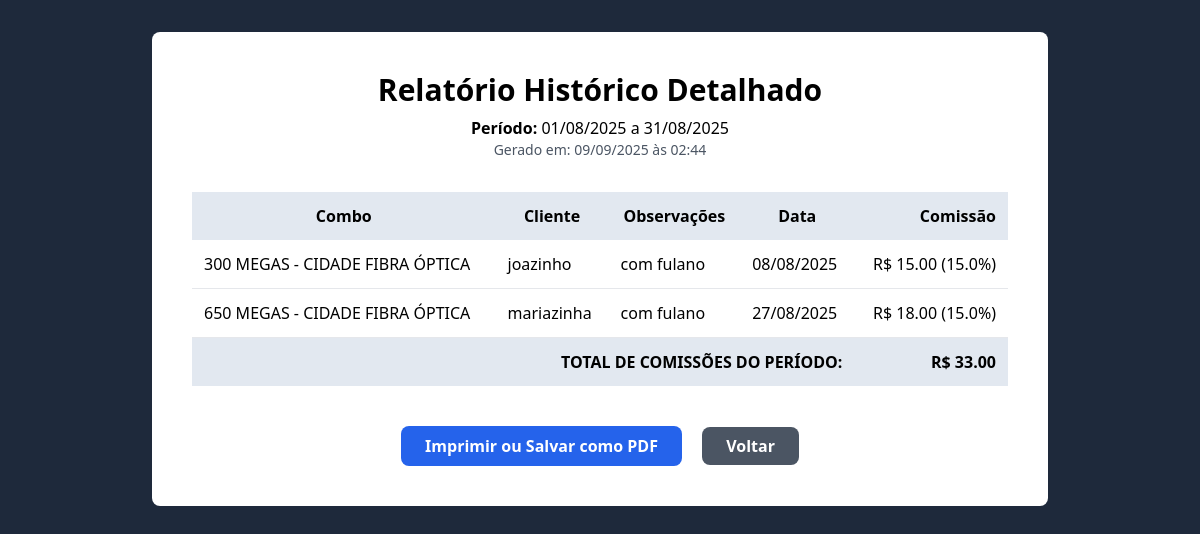
/relatorio-historico/1/imprimir (signed in), run on the app's committed database.
### app.py (models this page shows)
class RelatorioHistorico(db.Model):
    id = db.Column(db.Integer, primary_key=True)
    data_inicio = db.Column(db.String(20), nullable=False)
    data_fim = db.Column(db.String(20), nullable=False)
    total_comissoes = db.Column(db.Float, nullable=False)
    num_instalacoes = db.Column(db.Integer, nullable=False)
    data_salva = db.Column(db.DateTime, default=datetime.datetime.now)
    instalacoes_json = db.Column(db.String, nullable=False)
    user_id = db.Column(db.Integer, db.ForeignKey('user.id'), nullable=False)

### app.py (the view)
@app.route('/relatorio-historico/<int:relatorio_id>/imprimir')
@login_required
def relatorio_historico_imprimir(relatorio_id):
    relatorio = RelatorioHistorico.query.get_or_404(relatorio_id)
    if relatorio.author != current_user:
        flash("Você não tem permissão para ver este relatório.", "danger")
        return redirect(url_for('index'))
    instalacoes_lista = json.loads(relatorio.instalacoes_json)
    return render_template('relatorio_historico_imprimir.html', relatorio=relatorio, instalacoes=instalacoes_lista, data_hoje=datetime.datetime.now())

### app.py (called while the page is built)
@login_manager.user_loader
def load_user(user_id):
    return User.query.get(int(user_id))

@app.template_filter('strftime')
def _jinja2_filter_datetime(date, fmt=None):
    if isinstance(date, str):
        try: date = datetime.datetime.strptime(date, '%Y-%m-%d').date()
        except (ValueError, TypeError): return date
    return date.strftime(fmt or '%d/%m/%Y')

### templates/relatorio_historico_imprimir.html (shortened to what this page needs)
<!DOCTYPE html>
<html lang="pt-br">
<head>
    <script src="https://cdn.tailwindcss.com"></script>
</head>
<body class="bg-slate-800 text-white font-sans p-8">
    <div class="max-w-4xl mx-auto bg-white text-black p-10 rounded-lg">
        <div class="text-center mb-8">
            <h1 class="text-3xl font-bold">Relatório Histórico Detalhado</h1>
            <p class="text-md mt-2"><strong>Período:</strong> {{ relatorio.data_inicio | strftime }} a {{ relatorio.data_fim | strftime }}</p>
            <p class="text-sm text-gray-600">Gerado em: {{ data_hoje.strftime('%d/%m/%Y às %H:%M') }}</p>
        </div>
        <div class="overflow-x-auto">
            <table class="min-w-full table-print">
                <thead class="bg-slate-200">
                    <tr>
                        <th class="p-3">Combo</th>
                        <th class="p-3">Cliente</th>
                        <th class="p-3">Observações</th>
                        <th class="p-3">Data</th>
                        <th class="p-3 text-right">Comissão</th>
                    </tr>
                </thead>
                <tbody>
                    {% for instalacao in instalacoes %}
                    <tr class="border-b">
                        <td class="p-3">{{ instalacao.descricao_combo }}</td>
                        <td class="p-3">{{ instalacao.login_cliente }}</td>
                        <td class="p-3">{{ instalacao.get('observacoes', '') }}</td>
                        <td class="p-3">{{ instalacao.data_instalacao | strftime }}</td>
                        <td class="p-3 text-right">R$ {{ "%.2f"|format(instalacao.comissao) }} ({{ instalacao.get('porcentagem_comissao', 'N/A') }}%)</td>
                    </tr>
                    {% endfor %}
                </tbody>
                <tfoot class="font-bold bg-slate-200">
                    <tr>
                        <td colspan="4" class="p-3 text-right">TOTAL DE COMISSÕES DO PERÍODO:</td>
                        <td class="p-3 text-right">R$ {{ "%.2f"|format(relatorio.total_comissoes) }}</td>
                    </tr>
                </tfoot>
            </table>
        </div>
        <div class="text-center mt-10 no-print">
            <button onclick="window.print()" class="bg-blue-600 text-white font-bold py-2 px-6 rounded-lg hover:bg-blue-700 transition">
                Imprimir ou Salvar como PDF
            </button>
            <a href="{{ url_for('index') }}" class="bg-gray-600 text-white font-bold py-2 px-6 rounded-lg hover:bg-gray-700 transition ml-4">
                Voltar
            </a>
        </div>
    </div>
</body>
</html>

### data on the page
RelatorioHistorico: data_inicio|strftime "01/08/2025", data_fim|strftime "31/08/2025", total_comissoes "33.00"

### other printed values
{{ instalacao.descricao_combo }} "300 MEGAS - CIDADE FIBRA ÓPTICA" "650 MEGAS - CIDADE FIBRA ÓPTICA"
{{ instalacao.login_cliente }} "joazinho" "mariazinha"
{{ instalacao.get('observacoes', '') }} "com fulano" "com fulano"
{{ instalacao.data_instalacao | strftime }} "08/08/2025" "27/08/2025"
{{ "%.2f"|format(instalacao.comissao) }} "15.00" "18.00"
{{ instalacao.get('porcentagem_comissao', 'N/A') }} "15.0" "15.0"
